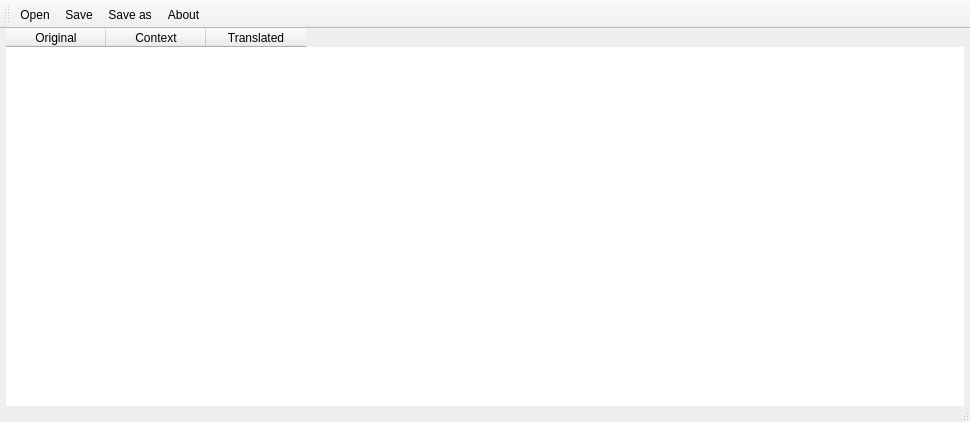
<?xml version="1.0" encoding="UTF-8"?>
<ui version="4.0">
 <class>MainWindow</class>
 <widget class="QMainWindow" name="MainWindow">
  <property name="geometry">
   <rect>
    <x>0</x>
    <y>0</y>
    <width>970</width>
    <height>422</height>
   </rect>
  </property>
  <property name="windowTitle">
   <string>Duduf Translator</string>
  </property>
  <property name="toolButtonStyle">
   <enum>Qt::ToolButtonTextUnderIcon</enum>
  </property>
  <widget class="QWidget" name="centralWidget">
   <layout class="QVBoxLayout" name="verticalLayout">
    <property name="spacing">
     <number>0</number>
    </property>
    <property name="leftMargin">
     <number>6</number>
    </property>
    <property name="topMargin">
     <number>0</number>
    </property>
    <property name="rightMargin">
     <number>6</number>
    </property>
    <property name="bottomMargin">
     <number>6</number>
    </property>
    <item>
     <widget class="QTableWidget" name="displayTable">
      <property name="frameShape">
       <enum>QFrame::NoFrame</enum>
      </property>
      <property name="frameShadow">
       <enum>QFrame::Plain</enum>
      </property>
      <property name="editTriggers">
       <set>QAbstractItemView::AnyKeyPressed|QAbstractItemView::DoubleClicked|QAbstractItemView::EditKeyPressed|QAbstractItemView::SelectedClicked</set>
      </property>
      <property name="alternatingRowColors">
       <bool>true</bool>
      </property>
      <property name="selectionMode">
       <enum>QAbstractItemView::NoSelection</enum>
      </property>
      <property name="horizontalScrollMode">
       <enum>QAbstractItemView::ScrollPerPixel</enum>
      </property>
      <property name="gridStyle">
       <enum>Qt::DotLine</enum>
      </property>
      <property name="sortingEnabled">
       <bool>true</bool>
      </property>
      <property name="columnCount">
       <number>3</number>
      </property>
      <attribute name="verticalHeaderDefaultSectionSize">
       <number>50</number>
      </attribute>
      <column>
       <property name="text">
        <string>Original</string>
       </property>
      </column>
      <column>
       <property name="text">
        <string>Context</string>
       </property>
      </column>
      <column>
       <property name="text">
        <string>Translated</string>
       </property>
      </column>
     </widget>
    </item>
   </layout>
  </widget>
  <widget class="QToolBar" name="mainToolBar">
   <attribute name="toolBarArea">
    <enum>TopToolBarArea</enum>
   </attribute>
   <attribute name="toolBarBreak">
    <bool>false</bool>
   </attribute>
   <addaction name="actionOpen"/>
   <addaction name="actionSave"/>
   <addaction name="actionSave_as"/>
   <addaction name="actionAbout"/>
  </widget>
  <widget class="QStatusBar" name="statusBar">
   <property name="maximumSize">
    <size>
     <width>16777215</width>
     <height>10</height>
    </size>
   </property>
  </widget>
  <action name="actionOpen">
   <property name="text">
    <string>Open</string>
   </property>
  </action>
  <action name="actionSave">
   <property name="text">
    <string>Save</string>
   </property>
  </action>
  <action name="actionAbout">
   <property name="text">
    <string>About</string>
   </property>
  </action>
  <action name="actionSave_as">
   <property name="text">
    <string>Save as...</string>
   </property>
  </action>
 </widget>
 <layoutdefault spacing="6" margin="11"/>
 <resources/>
 <connections/>
</ui>
